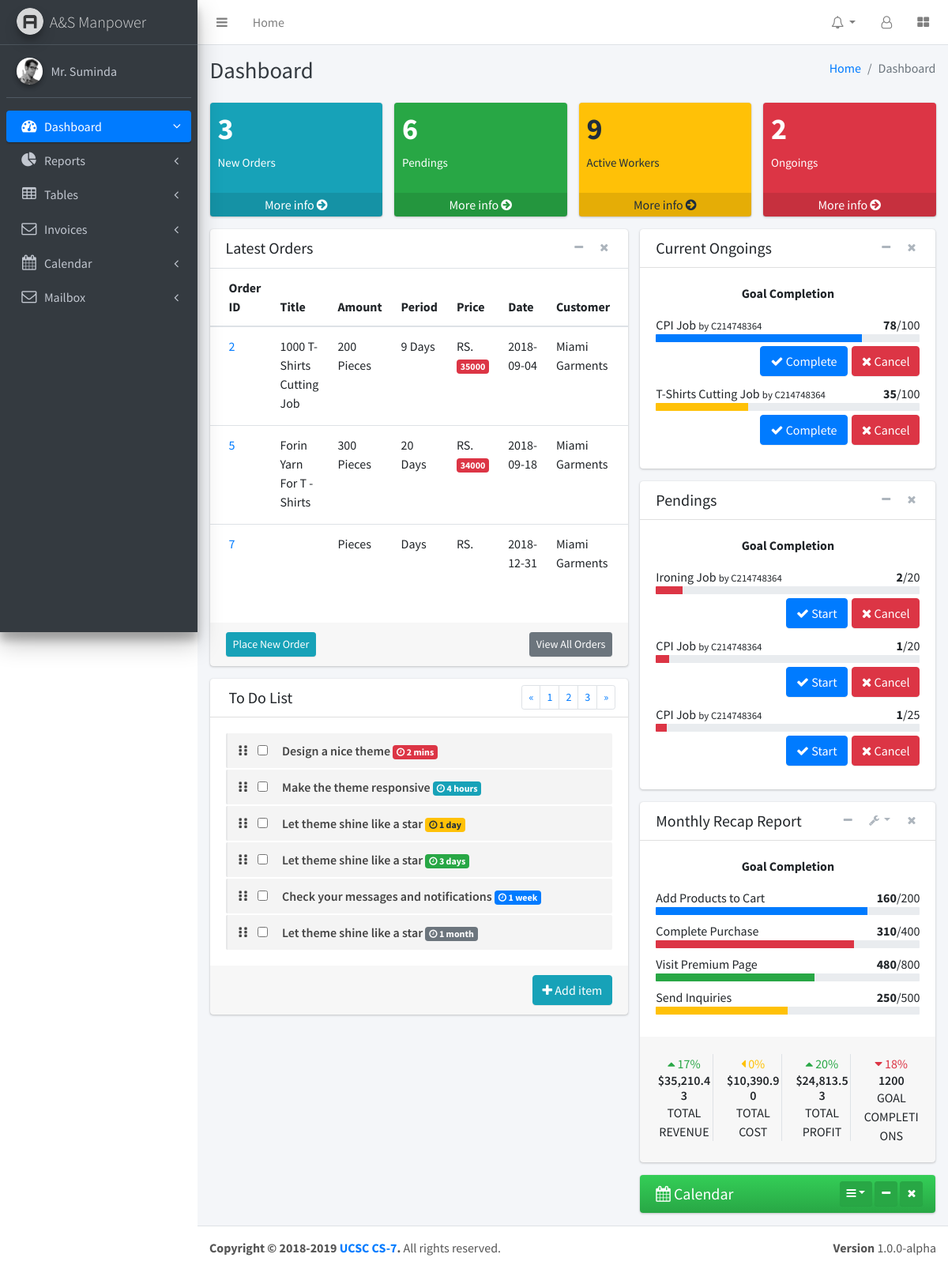
The page /pages/supplier.php on the database its author committed.
### tables this page shows
CREATE TABLE `company_job` (
  `jobID` int(11) NOT NULL,
  `jobTitle` varchar(45) DEFAULT NULL,
  `jobType` varchar(45) DEFAULT NULL,
  `jobAmount` varchar(45) DEFAULT NULL,
  `jobPeriod` varchar(45) DEFAULT NULL,
  `jobPrice` varchar(45) DEFAULT NULL,
  `jobDate` varchar(45) DEFAULT NULL,
  `jobStatus` varchar(45) DEFAULT NULL,
  `comID` varchar(10) NOT NULL,
  `supID` varchar(45) NOT NULL
);

CREATE TABLE `company` (
  `comID` varchar(10) NOT NULL,
  `comName` varchar(45) DEFAULT NULL,
  `comPhone` varchar(45) DEFAULT NULL,
  `comAddress` varchar(200) DEFAULT NULL,
  `comEmail` varchar(45) DEFAULT NULL
);

CREATE TABLE `supplier_job` (
  `jobID` int(11) NOT NULL,
  `jobTitle` varchar(45) DEFAULT NULL,
  `jobType` varchar(45) DEFAULT NULL,
  `jobCount` int(11) DEFAULT NULL,
  `workerCount` int(11) NOT NULL,
  `jobPeriod` varchar(45) DEFAULT NULL,
  `jobStatus` varchar(45) DEFAULT 'offline',
  `jobStart` varchar(45) DEFAULT NULL,
  `jobEnd` varchar(45) DEFAULT NULL,
  `jobPublished` varchar(100) DEFAULT NULL,
  `jobProgress` varchar(45) DEFAULT NULL,
  `supID` varchar(45) NOT NULL,
  `locationID` int(11) NOT NULL,
  `comID` varchar(100) DEFAULT NULL,
  `jobNature` varchar(10) NOT NULL DEFAULT 'Full Time',
  `workersJoined` int(10) NOT NULL DEFAULT '0',
  `jobRatings` int(10) NOT NULL DEFAULT '0'
);

### pages/query_boxes/company_job_accept.php (the view, shortened to what this page needs)
<?php
    $queryJob="SELECT * FROM company_job,company WHERE company_job.jobStatus='offline' AND company_job.comID=company.comID LIMIT 10";
    $resultJob=mysqli_query($conn,$queryJob);
    if(mysqli_num_rows($resultJob)>0){
        while($rowJob=mysqli_fetch_assoc($resultJob)){
            echo "<tr>
                      <td><a href='others/examples/invoice.html'>".$rowJob['jobID']."</a></td>
                      <td>".$rowJob['jobTitle']."</td>
                      <td>".$rowJob['jobAmount']." Pieces</td>
                      <td>".$rowJob['jobPeriod']." Days</td>
                      <td>RS. <span class='badge badge-danger'>".$rowJob['jobPrice']."</span></td>
                      <td>".$rowJob['jobDate']."</td>
                      <td>".$rowJob['comName']."</td>
                      <td style='text-align:right'>
                        <button style='margin:6px'  class='btn btn-primary' data-target='#".$rowJob['jobID']."' data-toggle='modal'>+Publish</button>
                        <button style='margin:6px' class='btn btn-danger' data-target='#reject_warning_modal' data-toggle='modal'>Reject</button>
                        </td>
                    </tr>";
        }
    }
?>

### pages/query_boxes/supplier_ongoing_jobs_view.php (shortened to what this page needs)
<?php
    $queryJob="SELECT * FROM supplier_job WHERE jobStatus='start' LIMIT 10";
    $resultJob=mysqli_query($conn,$queryJob);
    if(mysqli_num_rows($resultJob)>0){
        while($rowJob=mysqli_fetch_assoc($resultJob)){
            $level="danger";
           if($rowJob['jobProgress']>75){
               $level="primary";
           }else if($rowJob['jobProgress']>50){
               $level="success";
           }else if($rowJob['jobProgress']>25){
               $level="warning";
           }
            echo "<div class='progress-group'>
                      ".$rowJob['jobTitle']." <small>by ".$rowJob['comID']."</small>
                      <span class='float-right'><b>".$rowJob['jobProgress']."</b>/100</span>
                      <div class='progress progress-sm'>
                        <div class='progress-bar bg-".$level."' style='width: ".$rowJob['jobProgress']."%'></div>
                      </div>
                      <div style='text-align:right'>
                        <button style='margin:5px 2px 2px 0' class='btn btn-primary'><i class='fa fa-check' aria-hidden='true'></i> Complete</button>
                        <button style='margin:5px 0 2px 0' class='btn btn-danger'><i class='fa fa-close' aria-hidden='true'></i> Cancel</button>
                    </div>
                    </div>
                    ";
        }
    }
?>

### rows shown on the page
company_job: jobID "2", jobTitle "1000 T-Shirts Cutting Job", jobAmount "200", jobPeriod "9", jobPrice "35000", jobDate "2018-09-04", comID.comName "Miami Garments"
company_job: jobID "5", jobTitle "Forin Yarn For T - Shirts", jobAmount "300", jobPeriod "20", jobPrice "34000", jobDate "2018-09-18", comID.comName "Miami Garments"
company_job: jobID "7", jobDate "2018-12-31", comID.comName "Miami Garments"
supplier_job: jobTitle "CPI Job", comID "C214748364", jobProgress "78"
supplier_job: jobTitle "T-Shirts Cutting Job", comID "C214748364", jobProgress "35"

### other values the page prints
$row['jobCount'] "3"
$row['jobCount'] "6"
$row['workerCount'] "9"
$row['jobCount'] "2"
$rowJob['jobTitle'] "Ironing Job"
$rowJob['comID'] "C214748364"
$rowCount['workerCount'] "2"
$rowJob['workerCount'] "20"
$rowJob['jobTitle'] "CPI Job"
$rowCount['workerCount'] "1"
$rowJob['workerCount'] "25"
